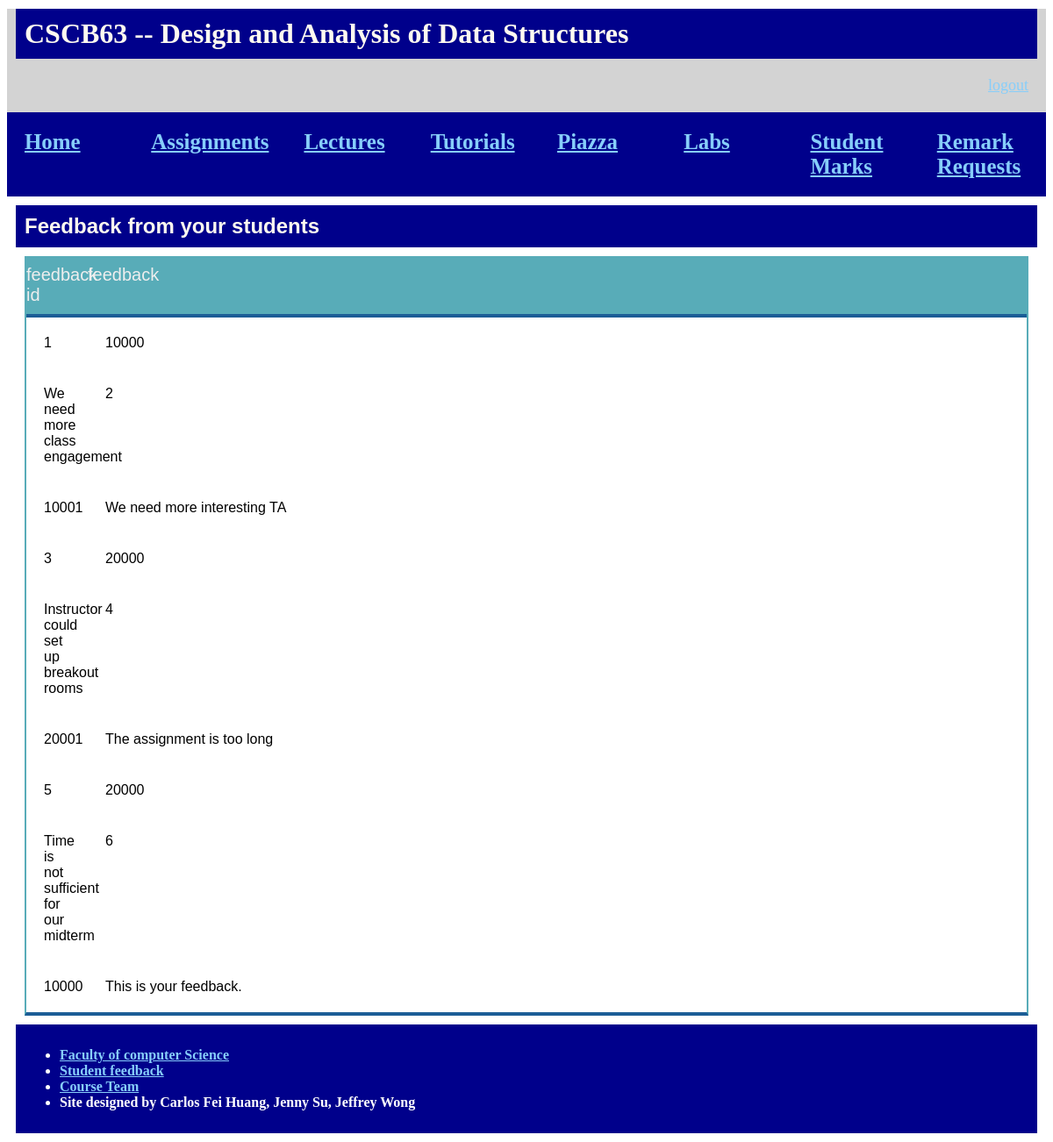
Screenshot of /feedback with the database file from the repository.
### tables this page shows
CREATE TABLE Feedback(
    feedback_id INTEGER PRIMARY KEY,
    instructor_id INTEGER NOT NULL,
    feedback_text TEXT NOT NULL,
    FOREIGN KEY (instructor_id) references Instructor(instructor_id)
);

### appV1.py (the view)
@app.route('/feedback')
def getAllFeedback():
    dict1 = query_db('SELECT * FROM Feedback')
    return render_template('seeFeedback.html', mydict=dict1)

### appV1.py (called while the page is built)
def get_db():
    db = getattr(g, '_database', None)
    if db is None:
        db = g._database = sqlite3.connect(DATABASE)
    db.row_factory = make_dicts
    return db

def query_db(query, args=(), one=False):
    cur = get_db().execute(query, args)
    rv = cur.fetchall()
    cur.close()
    return (rv[0] if rv else None) if one else rv

def make_dicts(cursor, row):
    return dict((cursor.description[idx][0], value)
                for idx, value in enumerate(row))

@app.teardown_appcontext
def close_connection(exception):
    db = getattr(g, '_database', None)
    if db is not None:
        db.close()

### templates/seeFeedback.html (shortened to what this page needs)
<!DOCTYPE html>
<html lang="en" dir="ltr">
  <head>
    <link rel="stylesheet" href="/static/seeFeedback.css" type="text/css">
  </head>
  <body>
    {% include "instructorHeader.html" %}
    <div class="content">
        <h1>Feedback from your students</h1>
        <div class="table">
            <div class="header">
                <div>feedback id</div>
                <div>feedback</div>
            </div>
            <div class="feedback">
                {% for elem in mydict %}
                    {% for d in elem.values() %}
                        <div class = 'gd'>{{d}}</div>
                    {% endfor %}
                {% endfor %}
            </div>
        </div>
    </div>
    {% include "instructorFooter.html" %}
  </body>

### static/seeFeedback.css (style rules this page uses)
.content { width: 100%; font-family: Arial, Helvetica, sans-serif; }
.content h1 { margin: 10px; padding: 10px; background-color: darkblue; color: floralwhite; text-align: start; font-size: x-large; }
.content .table { margin: 0px 20px 0px 20px; border-left: 2px solid #58acb8; border-right: 2px solid #58acb8; border-bottom: 4px solid #1b5d96; }
.header { display: grid; grid-template-columns: 70px 1fr ; background-color: #58acb8; border-bottom: 4px solid #1b5d96; color: #eee; font-size: 20px; text-align: left; }
.header div { background: None; padding: 10px 0px 10px; }
.feedback { display: grid; grid-template-columns: 70px 1fr; }
.gd { padding: 10px; margin: 10px; }

### rows the page displays
Feedback: values "1", instructor "10000", feedback_text "We need more class engagement"
Feedback: values "2", instructor "10001", feedback_text "We need more interesting TA"
Feedback: values "3", instructor "20000", feedback_text "Instructor could set up breakout rooms"
Feedback: values "4", instructor "20001", feedback_text "The assignment is too long"
Feedback: values "5", instructor "20000", feedback_text "Time is not sufficient for our midterm"
Feedback: values "6", instructor "10000", feedback_text "This is your feedback."
